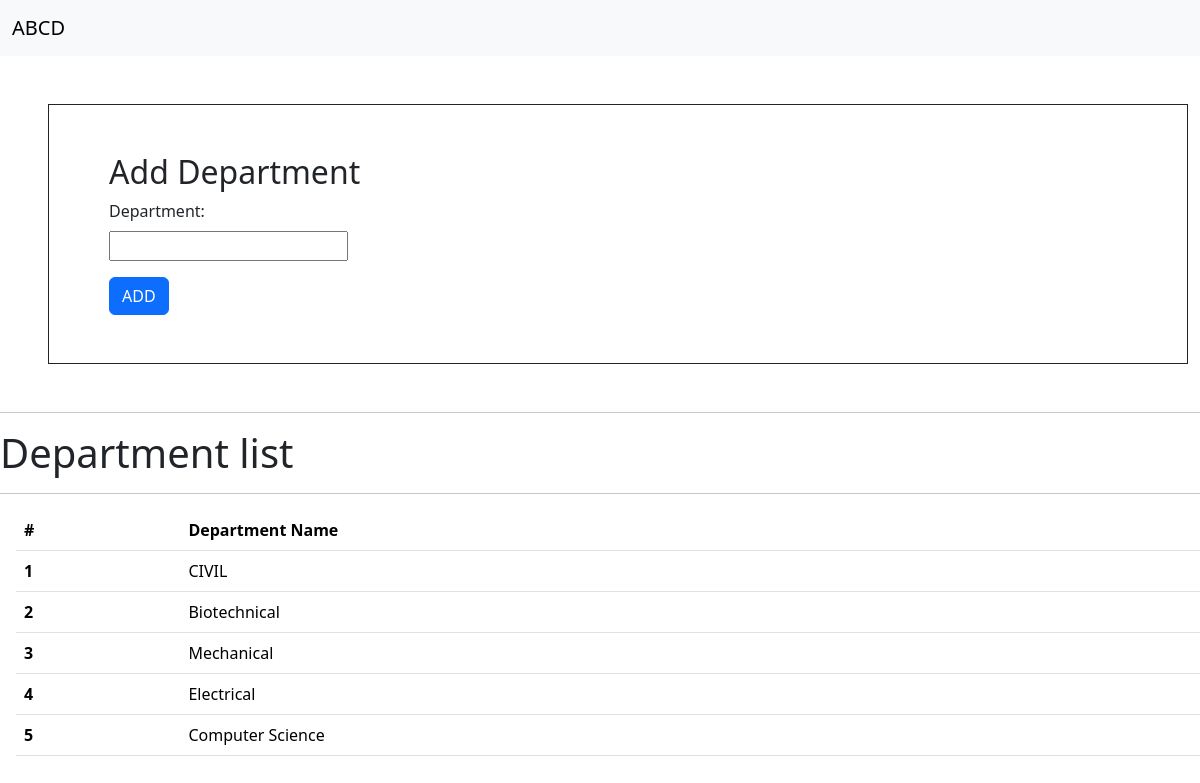
Page /department/ on the committed database.
### main/models.py (models this page shows, shortened)
class Department(models.Model):
    department = models.CharField(max_length=100, unique=True)

### main/views.py (the view, shortened to what this page needs)
# urls.py: path('department/', department, name="department"),
def department(request):
    query = Department.objects.all()
    return render(request, 'department.html', context={'query':query,'page_title': "Department"})

### main/templates/department.html (shortened to what this page needs)
{% extends "base.html" %}
{% block start %}
<div class="container m-5 border border-dark">
    <form class="m-5" action="" method="POST" enctype="multipart/form-data">
        <h2>Add Department</h2>
        <div class="mb-3">
            <label for="" class="form-label">Department: </label><br>
            <input type="text" name="department" id="" aria-describedby="">
        </div>
    <button type="submit" class="btn btn-primary">ADD</button>
    </form>
</div>
<hr>
<h1>Department list</h1>
<hr>
<table class="table m-3">
  <thead>
    <tr>
      <th scope="col">#</th>
      <th scope="col">Department Name</th>
    </tr>
  </thead>
  <tbody>
    {% for q in query %}
    <tr>
      <th scope="row">{{ forloop.counter}}</th>
      <td>
          {{ q.department }}
      </td>
    </tr>
    {% endfor%}
</tbody>
</table>
{% endblock %}

### rows in the picture
Department: department "CIVIL"
Department: department "Biotechnical"
Department: department "Mechanical"
Department: department "Electrical"
Department: department "Computer Science"
